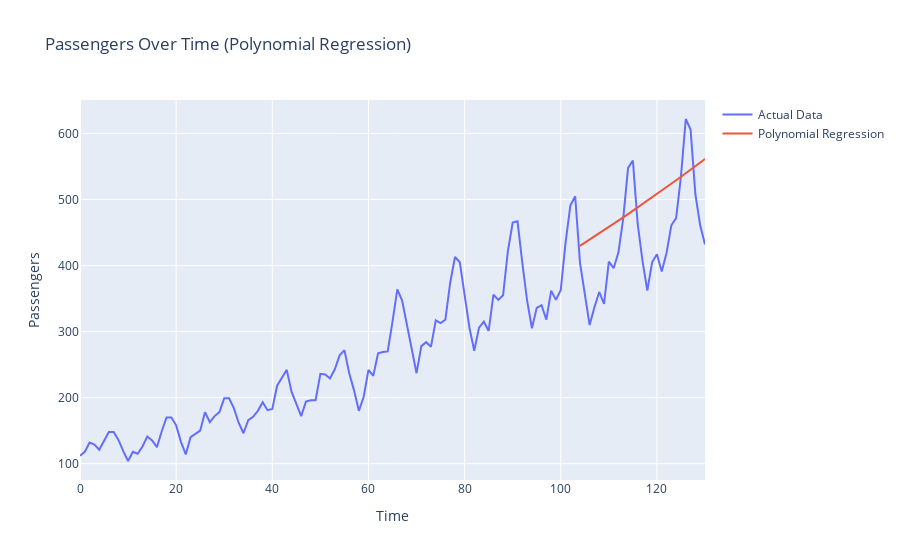

Notebook code for this chart:
### Code cell
df["mese_numerico"] = range(0,len(df.date))

m_values = df.mese_numerico.values.reshape(-1,1)
p_values = df.passengers.values

X_train, X_test, y_train, y_test = train_test_split(m_values, p_values, test_size=0.2, shuffle=False)

model_poly2 = make_pipeline(PolynomialFeatures(2), LinearRegression())
model_poly2.fit(X_train, y_train)
y_pred_poly2 = model_poly2.predict(X_test)

fig = go.Figure()

fig.add_trace(go.Scatter(x=df.mese_numerico,y=df.passengers, name='Actual Data'))

fig.add_trace(go.Scatter(x=, y=y_pred_poly2, name='Polynomial Regression'))

fig.update_layout(title="Passengers Over Time (Polynomial Regression)",
    xaxis_title="Time",
    yaxis_title="Passengers")

fig.show()

rmse = np.sqrt(np.mean((y_test - y_pred_poly2)**2))

print("RMSE: {}".format(rmse))

### Figure 1 — Plotly figure (JSON) as saved in the notebook; plotly's stock layout.template omitted (floating-point values rounded to 4 significant figures; data arrays with more than 128 entries replaced by an {"elided": "..."} marker saying what was removed)
{"data": [{"name": "Actual Data", "type": "scatter", "x": {"elided": "131 int values"}, "y": {"elided": "131 float values"}}, {"name": "Polynomial Regression", "type": "scatter", "x": [104, 105, 106, 107, 108, 109, 110, 111, 112, 113, 114, 115, 116, 117, 118, 119, 120, 121, 122, 123, 124, 125, 126, 127, 128, 129, 130], "y": [429.9, 434.6, 439.3, 444.0, 448.8, 453.6, 458.4, 463.3, 468.1, 473.1, 478.0, 483.0, 488.0, 493.1, 498.1, 503.2, 508.4, 513.6, 518.8, 524.0, 529.2, 534.5, 539.9, 545.2, 550.6, 556.0, 561.5]}], "layout": {"title": {"text": "Passengers Over Time (Polynomial Regression)"}, "xaxis": {"title": {"text": "Time"}}, "yaxis": {"title": {"text": "Passengers"}}}}
